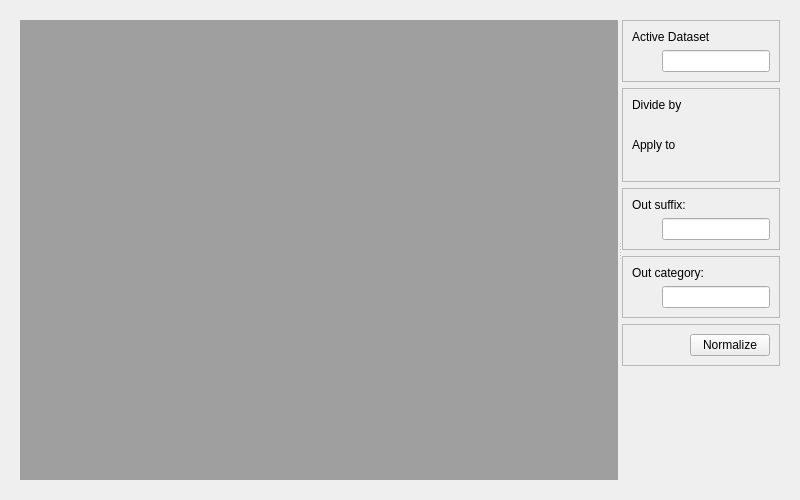
<?xml  version="1.0"  encoding="UTF-8"?>
<ui  version="4.0">
  <class>Form</class>
  <widget  class="QWidget"  name="Form">
    <property  name="geometry">
      <rect>
        <x>0</x>
        <y>0</y>
        <width>800</width>
        <height>500</height>
      </rect>
    </property>
    <property  name="windowTitle">
      <string>Form</string>
    </property>
    

    <layout  class="QVBoxLayout"  name="horizontalLayout">
      <item>
        
        <widget class="QWidget" name="verticalLayoutWidget">
    
    
            <layout  class="QHBoxLayout"  name="horizontalLayout">
            <item>
                <widget  class="QSplitter"  name="splitter">
                <property  name="orientation">
                    <enum>Qt::Horizontal</enum>
                </property>
                
                <widget  class="QWidget"  name="wViewer">
                    <property  name="sizePolicy">
                    <sizepolicy  hsizetype="Preferred"  vsizetype="Preferred">
                        <horstretch>8</horstretch>
                        <verstretch>0</verstretch>
                    </sizepolicy>
                    </property>
                    <layout  class="QVBoxLayout"  name="vlViewer">
                    <item>
                        <widget  class="QMdiArea"  name="mdiArea"/>
                    </item>
                    </layout>
                </widget>
                
                <widget  class="QWidget"  name="wOptions">
                    
                    <property  name="sizePolicy">
                    <sizepolicy  hsizetype="Minimum"  vsizetype="Minimum">
                        <horstretch>1</horstretch>
                        <verstretch>0</verstretch>
                    </sizepolicy>
                    </property>

                    <layout  class="QVBoxLayout"  name="vlOptions">

                    <item>
                        <widget  class="QFrame"  name="wActiveDset">
                        <property  name="frameShape">
                            <enum>QFrame::StyledPanel</enum>
                        </property>
                        <property  name="frameShadow">
                            <enum>QFrame::Raised</enum>
                        </property>
                        <property  name="lineWidth">
                            <number>8</number>
                        </property>
                        
                        
                        <layout  class="QVBoxLayout"  name="vlActiveDset">
                            
                            <item>
                            <widget  class="QLabel"  name="label_activeDset">
                                <property  name="text">
                                <string>Active Dataset</string>
                                </property>
                            </widget>
                            </item>

                            <item>
                            <layout  class="QHBoxLayout"  name="horizontalLayout_5">
                                <item>
                                <spacer  name="horizontalSpacer_5">
                                    <property  name="orientation">
                                    <enum>Qt::Horizontal</enum>
                                    </property>
                                    
                                    <property name="sizeType">
                                        <enum>QSizePolicy::Fixed</enum>
                                    </property>
                                    
                                    <property  name="sizeHint"  stdset="0">
                                    <size>
                                        <width>30</width>
                                        <height>20</height>
                                    </size>
                                    </property>
                                </spacer>
                                </item>
                                <item>
                                    <widget  class="QLineEdit"  name="edit_activeDset">
                                        <property  name="text">
                                        <string> </string>
                                        </property>
                                    </widget>
                                </item>
                            </layout>
                            </item>
                            
                        </layout>
                        </widget>
                    </item>
                        
                    <item>
                        <widget  class="QFrame"  name="wNormalizeOptions">
                        
                        <property  name="frameShape">
                            <enum>QFrame::StyledPanel</enum>
                        </property>
                        <property  name="frameShadow">
                            <enum>QFrame::Raised</enum>
                        </property>
                        <property  name="lineWidth">
                            <number>8</number>
                        </property>
                        
                        <layout  class="QVBoxLayout"  name="vlNormalize">

                            <item>
                            <widget  class="QLabel"  name="label_select">
                                <property  name="text">
                                <string>Divide by</string>
                                </property>
                            </widget>
                            </item>
                            
                            <item>
                            <layout  class="QHBoxLayout"  name="hlDivideBy">
                                <item>
                                <spacer  name="horizontalSpacer_5">
                                    <property  name="orientation">
                                    <enum>Qt::Horizontal</enum>
                                    </property>
                                    
                                    <property name="sizeType">
                                        <enum>QSizePolicy::Fixed</enum>
                                    </property>                                    
                                    
                                    <property  name="sizeHint"  stdset="0">
                                    <size>
                                        <width>30</width>
                                        <height>20</height>
                                    </size>
                                    </property>
                                </spacer>
                                </item>
                                <item>
                                <layout  class="QVBoxLayout"  name="vlComboDivideBy"/>
                                </item>
                            </layout>
                            </item>

                            <item>
                            <widget  class="QLabel"  name="label_select">
                                <property  name="text">
                                <string>Apply to</string>
                                </property>
                            </widget>
                            </item>
                            
                            <item>
                            <layout  class="QHBoxLayout"  name="hlSel">
                                <item>
                                <spacer  name="horizontalSpacer_5">
                                    <property  name="orientation">
                                    <enum>Qt::Horizontal</enum>
                                    </property>
                                    
                                    <property name="sizeType">
                                        <enum>QSizePolicy::Fixed</enum>
                                    </property>                                    
                                    
                                    <property  name="sizeHint"  stdset="0">
                                    <size>
                                        <width>30</width>
                                        <height>20</height>
                                    </size>
                                    </property>
                                </spacer>
                                </item>
                                <item>
                                <layout  class="QVBoxLayout"  name="vlComboSel"/>
                                </item>
                            </layout>
                            </item>
                            
                        </layout>
                        </widget>
                    </item>
                        
        <!--                    <item>
                            <widget  class="QWidget"  name="wSelOptions">
                                <layout  class="QHBoxLayout"  name="hlSelOptions">
                                    <item>
                                    <spacer  name="horizontalSpacer">
                                        <property  name="orientation">
                                        <enum>Qt::Horizontal</enum>
                                        </property>
                                        <property  name="sizeHint"  stdset="0">
                                        <size>
                                            <width>40</width>
                                            <height>20</height>
                                        </size>
                                        </property>
                                    </spacer>
                                    </item>
                                    <item>
                                    <widget  class="QCheckBox"  name="check_all">
                                        <property  name="text">
                                        <string>All</string>
                                        </property>
                                    </widget>
                                    </item>
                                    <item>
                                    <widget  class="QCheckBox"  name="check_inv">
                                        <property  name="text">
                                        <string>Invert</string>
                                        </property>
                                    </widget>
                                    </item>
                                </layout>
                            </widget>
                            </item>-->

                    <item>
                        <widget  class="QFrame"  name="wOutSuffix">
                        <property  name="frameShape">
                            <enum>QFrame::StyledPanel</enum>
                        </property>
                        <property  name="frameShadow">
                            <enum>QFrame::Raised</enum>
                        </property>
                        <property  name="lineWidth">
                            <number>8</number>
                        </property>
                        <layout  class="QVBoxLayout"  name="vlBC">
                            <item>
                            <widget  class="QLabel"  name="label_select2">
                                <property  name="text">
                                <string>Out suffix: </string>
                                </property>
                            </widget>
                            </item>
                            <item>
                            <layout  class="QHBoxLayout"  name="horizontalLayout_6">
                                <item>
                                <spacer  name="horizontalSpacer_6">
                                    <property  name="orientation">
                                    <enum>Qt::Horizontal</enum>
                                    </property>
                                    
                                    <property name="sizeType">
                                        <enum>QSizePolicy::Fixed</enum>
                                    </property>
                                    
                                    <property  name="sizeHint"  stdset="0">
                                    <size>
                                        <width>30</width>
                                        <height>20</height>
                                    </size>
                                    </property>
                                </spacer>
                                </item>
                                <item>
                                    <widget  class="QLineEdit"  name="edit_outSuff">
                                    </widget>
                                </item>
                            </layout>
                            </item>
                        </layout>
                        </widget>
                    </item>

                    <item>
                        <widget  class="QFrame"  name="wOutCat">
                        <property  name="frameShape">
                            <enum>QFrame::StyledPanel</enum>
                        </property>
                        <property  name="frameShadow">
                            <enum>QFrame::Raised</enum>
                        </property>
                        <property  name="lineWidth">
                            <number>8</number>
                        </property>
                        <layout  class="QVBoxLayout"  name="vlBC">
                            <item>
                            <widget  class="QLabel"  name="label_outcat">
                                <property  name="text">
                                <string>Out category: </string>
                                </property>
                            </widget>
                            </item>
                            <item>
                            <layout  class="QHBoxLayout"  name="horizontalLayout_6">
                                <item>
                                <spacer  name="horizontalSpacer_6">
                                    <property  name="orientation">
                                    <enum>Qt::Horizontal</enum>
                                    </property>
                                    
                                    <property name="sizeType">
                                        <enum>QSizePolicy::Fixed</enum>
                                    </property>
                                    
                                    <property  name="sizeHint"  stdset="0">
                                    <size>
                                        <width>30</width>
                                        <height>20</height>
                                    </size>
                                    </property>
                                </spacer>
                                </item>
                                <item>
                                    <widget  class="QLineEdit"  name="edit_outCat">
                                    </widget>
                                </item>
                            </layout>
                            </item>
                        </layout>
                        </widget>
                    </item>
                    
                    <item>
                    <widget  class="QFrame"  name="wNormalize">
                        <property  name="frameShape">
                        <enum>QFrame::StyledPanel</enum>
                        </property>
                        <property  name="frameShadow">
                        <enum>QFrame::Raised</enum>
                        </property>
                        <property  name="lineWidth">
                        <number>8</number>
                        </property>
                        <layout  class="QHBoxLayout"  name="horizontalLayout_8">
                        <item>
                            <spacer  name="horizontalSpacer_8">
                            <property  name="orientation">
                                <enum>Qt::Horizontal</enum>
                            </property>
                            <property  name="sizeHint"  stdset="0">
                                <size>
                                <width>40</width>
                                <height>20</height>
                                </size>
                            </property>
                            </spacer>
                        </item>
                        <item>
                            <widget  class="QPushButton"  name="normalizeBtn">
                            <property  name="text">
                                <string>Normalize</string>
                            </property>
                            </widget>
                        </item>
                        </layout>
                    </widget>
                    </item>
                            
                    <item>
                        <spacer  name="verticalSpacer">
                        <property  name="orientation">
                            <enum>Qt::Vertical</enum>
                        </property>
                        <property  name="sizeHint"  stdset="0">
                            <size>
                            <width>20</width>
                            <height>40</height>
                            </size>
                        </property>
                        </spacer>
                    </item>
                                    

                    </layout>
                </widget>
                </widget>
            </item>
            </layout>
    
        </widget>
      </item>

      </layout>
    
            
  </widget>
  <resources/>
  <connections/>
</ui>
